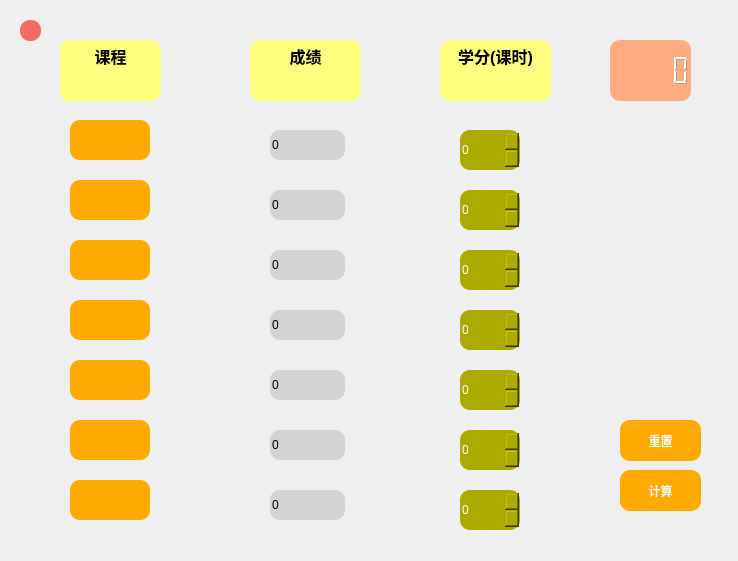
<?xml version="1.0" encoding="UTF-8"?>
<ui version="4.0">
 <class>Form</class>
 <widget class="QWidget" name="Form">
  <property name="geometry">
   <rect>
    <x>0</x>
    <y>0</y>
    <width>738</width>
    <height>561</height>
   </rect>
  </property>
  <property name="windowTitle">
   <string>绩点计算器</string>
  </property>
  <widget class="QTextBrowser" name="textBrowser">
   <property name="geometry">
    <rect>
     <x>60</x>
     <y>40</y>
     <width>101</width>
     <height>61</height>
    </rect>
   </property>
   <property name="styleSheet">
    <string notr="true">border-radius: 10px;
background-color: rgb(255, 255, 127);
color: rgb(0, 0, 0);
font: 15pt &quot;华文楷体&quot;;</string>
   </property>
   <property name="html">
    <string>&lt;!DOCTYPE HTML PUBLIC &quot;-//W3C//DTD HTML 4.0//EN&quot; &quot;http://www.w3.org/TR/REC-html40/strict.dtd&quot;&gt;
&lt;html&gt;&lt;head&gt;&lt;meta name=&quot;qrichtext&quot; content=&quot;1&quot; /&gt;&lt;style type=&quot;text/css&quot;&gt;
p, li { white-space: pre-wrap; }
&lt;/style&gt;&lt;/head&gt;&lt;body style=&quot; font-family:'华文楷体'; font-size:15pt; font-weight:400; font-style:normal;&quot;&gt;
&lt;p align=&quot;center&quot; style=&quot; margin-top:0px; margin-bottom:0px; margin-left:0px; margin-right:0px; -qt-block-indent:0; text-indent:0px;&quot;&gt;&lt;span style=&quot; font-family:'楷体'; font-size:12pt; font-weight:600;&quot;&gt;课程&lt;/span&gt;&lt;/p&gt;&lt;/body&gt;&lt;/html&gt;</string>
   </property>
  </widget>
  <widget class="QTextBrowser" name="textBrowser_2">
   <property name="geometry">
    <rect>
     <x>250</x>
     <y>40</y>
     <width>111</width>
     <height>61</height>
    </rect>
   </property>
   <property name="styleSheet">
    <string notr="true">border-radius: 10px;
background-color: rgb(255, 255, 127);
color: rgb(0, 0, 0);
font: 15pt &quot;华文楷体&quot;;</string>
   </property>
   <property name="html">
    <string>&lt;!DOCTYPE HTML PUBLIC &quot;-//W3C//DTD HTML 4.0//EN&quot; &quot;http://www.w3.org/TR/REC-html40/strict.dtd&quot;&gt;
&lt;html&gt;&lt;head&gt;&lt;meta name=&quot;qrichtext&quot; content=&quot;1&quot; /&gt;&lt;style type=&quot;text/css&quot;&gt;
p, li { white-space: pre-wrap; }
&lt;/style&gt;&lt;/head&gt;&lt;body style=&quot; font-family:'华文楷体'; font-size:15pt; font-weight:400; font-style:normal;&quot;&gt;
&lt;p align=&quot;center&quot; style=&quot; margin-top:0px; margin-bottom:0px; margin-left:0px; margin-right:0px; -qt-block-indent:0; text-indent:0px;&quot;&gt;&lt;span style=&quot; font-family:'楷体'; font-size:12pt; font-weight:600;&quot;&gt;成绩&lt;/span&gt;&lt;/p&gt;&lt;/body&gt;&lt;/html&gt;</string>
   </property>
  </widget>
  <widget class="QTextBrowser" name="textBrowser_3">
   <property name="geometry">
    <rect>
     <x>440</x>
     <y>40</y>
     <width>111</width>
     <height>61</height>
    </rect>
   </property>
   <property name="styleSheet">
    <string notr="true">border-radius: 10px;
background-color: rgb(255, 255, 127);
color: rgb(0, 0, 0);
font: 15pt &quot;华文楷体&quot;;</string>
   </property>
   <property name="html">
    <string>&lt;!DOCTYPE HTML PUBLIC &quot;-//W3C//DTD HTML 4.0//EN&quot; &quot;http://www.w3.org/TR/REC-html40/strict.dtd&quot;&gt;
&lt;html&gt;&lt;head&gt;&lt;meta name=&quot;qrichtext&quot; content=&quot;1&quot; /&gt;&lt;style type=&quot;text/css&quot;&gt;
p, li { white-space: pre-wrap; }
&lt;/style&gt;&lt;/head&gt;&lt;body style=&quot; font-family:'华文楷体'; font-size:15pt; font-weight:400; font-style:normal;&quot;&gt;
&lt;p align=&quot;center&quot; style=&quot; margin-top:0px; margin-bottom:0px; margin-left:0px; margin-right:0px; -qt-block-indent:0; text-indent:0px;&quot;&gt;&lt;span style=&quot; font-family:'楷体'; font-size:12pt; font-weight:600;&quot;&gt;学分(课时)&lt;/span&gt;&lt;/p&gt;&lt;/body&gt;&lt;/html&gt;</string>
   </property>
  </widget>
  <widget class="QTextEdit" name="textEdit">
   <property name="geometry">
    <rect>
     <x>70</x>
     <y>120</y>
     <width>80</width>
     <height>40</height>
    </rect>
   </property>
   <property name="styleSheet">
    <string notr="true">border-radius: 10px;
background-color: rgb(255, 170, 0);
color: rgb(255, 255, 255);</string>
   </property>
  </widget>
  <widget class="QTextEdit" name="textEdit_4">
   <property name="geometry">
    <rect>
     <x>70</x>
     <y>180</y>
     <width>80</width>
     <height>40</height>
    </rect>
   </property>
   <property name="styleSheet">
    <string notr="true">border-radius: 10px;
background-color: rgb(255, 170, 0);
color: rgb(255, 255, 255);</string>
   </property>
  </widget>
  <widget class="QTextEdit" name="textEdit_7">
   <property name="geometry">
    <rect>
     <x>70</x>
     <y>240</y>
     <width>80</width>
     <height>40</height>
    </rect>
   </property>
   <property name="styleSheet">
    <string notr="true">border-radius: 10px;
background-color: rgb(255, 170, 0);
color: rgb(255, 255, 255);</string>
   </property>
  </widget>
  <widget class="QTextEdit" name="textEdit_10">
   <property name="geometry">
    <rect>
     <x>70</x>
     <y>300</y>
     <width>80</width>
     <height>40</height>
    </rect>
   </property>
   <property name="styleSheet">
    <string notr="true">border-radius: 10px;
background-color: rgb(255, 170, 0);
color: rgb(255, 255, 255);</string>
   </property>
  </widget>
  <widget class="QTextEdit" name="textEdit_13">
   <property name="geometry">
    <rect>
     <x>70</x>
     <y>360</y>
     <width>80</width>
     <height>40</height>
    </rect>
   </property>
   <property name="styleSheet">
    <string notr="true">border-radius: 10px;
background-color: rgb(255, 170, 0);
color: rgb(255, 255, 255);</string>
   </property>
  </widget>
  <widget class="QTextEdit" name="textEdit_17">
   <property name="geometry">
    <rect>
     <x>70</x>
     <y>420</y>
     <width>80</width>
     <height>40</height>
    </rect>
   </property>
   <property name="styleSheet">
    <string notr="true">border-radius: 10px;
background-color: rgb(255, 170, 0);
color: rgb(255, 255, 255);</string>
   </property>
  </widget>
  <widget class="QTextEdit" name="textEdit_20">
   <property name="geometry">
    <rect>
     <x>70</x>
     <y>480</y>
     <width>80</width>
     <height>40</height>
    </rect>
   </property>
   <property name="styleSheet">
    <string notr="true">border-radius: 10px;
background-color: rgb(255, 170, 0);
color: rgb(255, 255, 255);</string>
   </property>
  </widget>
  <widget class="QLineEdit" name="g_1">
   <property name="geometry">
    <rect>
     <x>270</x>
     <y>130</y>
     <width>75</width>
     <height>30</height>
    </rect>
   </property>
   <property name="styleSheet">
    <string notr="true">border-radius: 10px;
background-color: rgb(211, 211, 211);
color: rgb(0, 0, 0);</string>
   </property>
   <property name="text">
    <string>0</string>
   </property>
  </widget>
  <widget class="QLineEdit" name="g_2">
   <property name="geometry">
    <rect>
     <x>270</x>
     <y>190</y>
     <width>75</width>
     <height>30</height>
    </rect>
   </property>
   <property name="styleSheet">
    <string notr="true">border-radius: 10px;
background-color: rgb(211, 211, 211);
color: rgb(0, 0, 0);</string>
   </property>
   <property name="text">
    <string>0</string>
   </property>
  </widget>
  <widget class="QLineEdit" name="g_3">
   <property name="geometry">
    <rect>
     <x>270</x>
     <y>250</y>
     <width>75</width>
     <height>30</height>
    </rect>
   </property>
   <property name="styleSheet">
    <string notr="true">border-radius: 10px;
background-color: rgb(211, 211, 211);
color: rgb(0, 0, 0);</string>
   </property>
   <property name="text">
    <string>0</string>
   </property>
  </widget>
  <widget class="QLineEdit" name="g_4">
   <property name="geometry">
    <rect>
     <x>270</x>
     <y>310</y>
     <width>75</width>
     <height>30</height>
    </rect>
   </property>
   <property name="styleSheet">
    <string notr="true">border-radius: 10px;
background-color: rgb(211, 211, 211);
color: rgb(0, 0, 0);</string>
   </property>
   <property name="text">
    <string>0</string>
   </property>
  </widget>
  <widget class="QLineEdit" name="g_5">
   <property name="geometry">
    <rect>
     <x>270</x>
     <y>370</y>
     <width>75</width>
     <height>30</height>
    </rect>
   </property>
   <property name="styleSheet">
    <string notr="true">border-radius: 10px;
background-color: rgb(211, 211, 211);
color: rgb(0, 0, 0);</string>
   </property>
   <property name="text">
    <string>0</string>
   </property>
  </widget>
  <widget class="QLineEdit" name="g_6">
   <property name="geometry">
    <rect>
     <x>270</x>
     <y>430</y>
     <width>75</width>
     <height>30</height>
    </rect>
   </property>
   <property name="styleSheet">
    <string notr="true">border-radius: 10px;
background-color: rgb(211, 211, 211);
color: rgb(0, 0, 0);</string>
   </property>
   <property name="text">
    <string>0</string>
   </property>
  </widget>
  <widget class="QLineEdit" name="g_7">
   <property name="geometry">
    <rect>
     <x>270</x>
     <y>490</y>
     <width>75</width>
     <height>30</height>
    </rect>
   </property>
   <property name="styleSheet">
    <string notr="true">border-radius: 10px;
background-color: rgb(211, 211, 211);
color: rgb(0, 0, 0);</string>
   </property>
   <property name="text">
    <string>0</string>
   </property>
  </widget>
  <widget class="QSpinBox" name="c_1">
   <property name="geometry">
    <rect>
     <x>460</x>
     <y>130</y>
     <width>60</width>
     <height>40</height>
    </rect>
   </property>
   <property name="styleSheet">
    <string notr="true">border-radius: 10px;
background-color:rgb(170, 170, 0);
color: rgb(255, 255, 255);
font: 12pt &quot;Agency FB&quot;;
</string>
   </property>
  </widget>
  <widget class="QSpinBox" name="c_2">
   <property name="geometry">
    <rect>
     <x>460</x>
     <y>190</y>
     <width>60</width>
     <height>40</height>
    </rect>
   </property>
   <property name="styleSheet">
    <string notr="true">border-radius: 10px;
background-color:rgb(170, 170, 0);
color: rgb(255, 255, 255);
font: 12pt &quot;Agency FB&quot;;
</string>
   </property>
  </widget>
  <widget class="QSpinBox" name="c_3">
   <property name="geometry">
    <rect>
     <x>460</x>
     <y>250</y>
     <width>60</width>
     <height>40</height>
    </rect>
   </property>
   <property name="styleSheet">
    <string notr="true">border-radius: 10px;
background-color:rgb(170, 170, 0);
color: rgb(255, 255, 255);
font: 12pt &quot;Agency FB&quot;;
</string>
   </property>
  </widget>
  <widget class="QSpinBox" name="c_4">
   <property name="geometry">
    <rect>
     <x>460</x>
     <y>310</y>
     <width>60</width>
     <height>40</height>
    </rect>
   </property>
   <property name="styleSheet">
    <string notr="true">border-radius: 10px;
background-color:rgb(170, 170, 0);
color: rgb(255, 255, 255);
font: 12pt &quot;Agency FB&quot;;
</string>
   </property>
  </widget>
  <widget class="QSpinBox" name="c_5">
   <property name="geometry">
    <rect>
     <x>460</x>
     <y>370</y>
     <width>60</width>
     <height>40</height>
    </rect>
   </property>
   <property name="styleSheet">
    <string notr="true">border-radius: 10px;
background-color:rgb(170, 170, 0);
color: rgb(255, 255, 255);
font: 12pt &quot;Agency FB&quot;;
</string>
   </property>
  </widget>
  <widget class="QSpinBox" name="c_6">
   <property name="geometry">
    <rect>
     <x>460</x>
     <y>430</y>
     <width>60</width>
     <height>40</height>
    </rect>
   </property>
   <property name="styleSheet">
    <string notr="true">border-radius: 10px;
background-color:rgb(170, 170, 0);
color: rgb(255, 255, 255);
font: 12pt &quot;Agency FB&quot;;
</string>
   </property>
  </widget>
  <widget class="QSpinBox" name="c_7">
   <property name="geometry">
    <rect>
     <x>460</x>
     <y>490</y>
     <width>60</width>
     <height>40</height>
    </rect>
   </property>
   <property name="styleSheet">
    <string notr="true">border-radius: 10px;
background-color:rgb(170, 170, 0);
color: rgb(255, 255, 255);
font: 12pt &quot;Agency FB&quot;;
</string>
   </property>
  </widget>
  <widget class="QLCDNumber" name="final_grade">
   <property name="geometry">
    <rect>
     <x>610</x>
     <y>40</y>
     <width>81</width>
     <height>61</height>
    </rect>
   </property>
   <property name="styleSheet">
    <string notr="true">border-radius: 10px;
background-color: rgb(255, 170, 127);
color: rgb(255, 255, 255);</string>
   </property>
  </widget>
  <widget class="QWidget" name="widget" native="true">
   <property name="geometry">
    <rect>
     <x>10</x>
     <y>10</y>
     <width>741</width>
     <height>531</height>
    </rect>
   </property>
   <property name="styleSheet">
    <string notr="true">
border-radius: 25px;</string>
   </property>
   <widget class="QPushButton" name="close">
    <property name="geometry">
     <rect>
      <x>10</x>
      <y>10</y>
      <width>21</width>
      <height>21</height>
     </rect>
    </property>
    <property name="styleSheet">
     <string notr="true">background-color: #F16C61;
color: rgb(255, 255, 255);
border-radius: 10px; </string>
    </property>
    <property name="text">
     <string/>
    </property>
   </widget>
   <widget class="QWidget" name="widget_2" native="true">
    <property name="geometry">
     <rect>
      <x>0</x>
      <y>0</y>
      <width>711</width>
      <height>541</height>
     </rect>
    </property>
    <property name="styleSheet">
     <string notr="true">background-image : url('./youth1.jpg');
</string>
    </property>
    <widget class="QPushButton" name="reset">
     <property name="geometry">
      <rect>
       <x>610</x>
       <y>410</y>
       <width>81</width>
       <height>41</height>
      </rect>
     </property>
     <property name="styleSheet">
      <string notr="true">border-radius: 10px;
background-color: rgb(255, 170, 0);
color: rgb(255, 255, 255);
font: 14pt &quot;楷体&quot;;</string>
     </property>
     <property name="text">
      <string>重置</string>
     </property>
    </widget>
    <widget class="QPushButton" name="ok">
     <property name="geometry">
      <rect>
       <x>610</x>
       <y>460</y>
       <width>81</width>
       <height>41</height>
      </rect>
     </property>
     <property name="styleSheet">
      <string notr="true">border-radius: 10px;
background-color: rgb(255, 170, 0);
color: rgb(255, 255, 255);
font: 15pt &quot;华文楷体&quot;;</string>
     </property>
     <property name="text">
      <string>计算</string>
     </property>
    </widget>
   </widget>
   <zorder>widget_2</zorder>
   <zorder>close</zorder>
  </widget>
  <zorder>widget</zorder>
  <zorder>textBrowser</zorder>
  <zorder>textBrowser_2</zorder>
  <zorder>textBrowser_3</zorder>
  <zorder>textEdit</zorder>
  <zorder>textEdit_4</zorder>
  <zorder>textEdit_7</zorder>
  <zorder>textEdit_10</zorder>
  <zorder>textEdit_13</zorder>
  <zorder>textEdit_17</zorder>
  <zorder>textEdit_20</zorder>
  <zorder>g_1</zorder>
  <zorder>g_2</zorder>
  <zorder>g_3</zorder>
  <zorder>g_4</zorder>
  <zorder>g_5</zorder>
  <zorder>g_6</zorder>
  <zorder>g_7</zorder>
  <zorder>c_1</zorder>
  <zorder>c_2</zorder>
  <zorder>c_3</zorder>
  <zorder>c_4</zorder>
  <zorder>c_5</zorder>
  <zorder>c_6</zorder>
  <zorder>c_7</zorder>
  <zorder>final_grade</zorder>
 </widget>
 <resources/>
 <connections/>
</ui>
